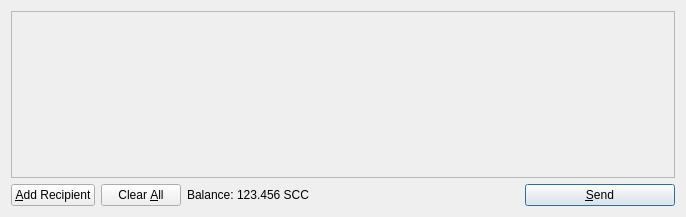
<?xml version="1.0" encoding="UTF-8"?>
<ui version="4.0">
 <class>SendCoinsDialog</class>
 <widget class="QDialog" name="SendCoinsDialog">
  <property name="geometry">
   <rect>
    <x>0</x>
    <y>0</y>
    <width>686</width>
    <height>217</height>
   </rect>
  </property>
  <property name="windowTitle">
   <string>Send Coins</string>
  </property>
  <layout class="QVBoxLayout" name="verticalLayout">
   <item>
    <widget class="QScrollArea" name="scrollArea">
     <property name="widgetResizable">
      <bool>true</bool>
     </property>
     <widget class="QWidget" name="scrollAreaWidgetContents">
      <property name="geometry">
       <rect>
        <x>0</x>
        <y>0</y>
        <width>666</width>
        <height>165</height>
       </rect>
      </property>
      <layout class="QVBoxLayout" name="verticalLayout_2">
       <property name="margin">
        <number>0</number>
       </property>
       <item>
        <layout class="QVBoxLayout" name="entries">
         <property name="spacing">
          <number>6</number>
         </property>
        </layout>
       </item>
       <item>
        <spacer name="verticalSpacer">
         <property name="orientation">
          <enum>Qt::Vertical</enum>
         </property>
         <property name="sizeHint" stdset="0">
          <size>
           <width>20</width>
           <height>40</height>
          </size>
         </property>
        </spacer>
       </item>
      </layout>
     </widget>
    </widget>
   </item>
   <item>
    <layout class="QHBoxLayout" name="horizontalLayout">
     <item>
      <widget class="QPushButton" name="addButton">
       <property name="toolTip">
        <string>Send to multiple recipients at once</string>
       </property>
       <property name="text">
        <string>&amp;Add Recipient</string>
       </property>
       <property name="icon">
        <iconset resource="../bitcoin.qrc">
         <normaloff>:/icons/add</normaloff>:/icons/add</iconset>
       </property>
       <property name="autoDefault">
        <bool>false</bool>
       </property>
      </widget>
     </item>
     <item>
      <widget class="QPushButton" name="clearButton">
       <property name="sizePolicy">
        <sizepolicy hsizetype="Minimum" vsizetype="Fixed">
         <horstretch>0</horstretch>
         <verstretch>0</verstretch>
        </sizepolicy>
       </property>
       <property name="toolTip">
        <string>Remove all transaction fields</string>
       </property>
       <property name="text">
        <string>Clear &amp;All</string>
       </property>
       <property name="icon">
        <iconset resource="../bitcoin.qrc">
         <normaloff>:/icons/remove</normaloff>:/icons/remove</iconset>
       </property>
       <property name="autoRepeatDelay">
        <number>300</number>
       </property>
       <property name="autoDefault">
        <bool>false</bool>
       </property>
      </widget>
     </item>
     <item>
      <layout class="QHBoxLayout" name="horizontalLayout_2">
       <property name="spacing">
        <number>3</number>
       </property>
       <item>
        <widget class="QLabel" name="label">
         <property name="text">
          <string>Balance:</string>
         </property>
        </widget>
       </item>
       <item>
        <widget class="QLabel" name="labelBalance">
         <property name="cursor">
          <cursorShape>IBeamCursor</cursorShape>
         </property>
         <property name="text">
          <string>123.456 SCC</string>
         </property>
         <property name="textInteractionFlags">
          <set>Qt::LinksAccessibleByMouse|Qt::TextSelectableByKeyboard|Qt::TextSelectableByMouse</set>
         </property>
        </widget>
       </item>
      </layout>
     </item>
     <item>
      <spacer name="horizontalSpacer">
       <property name="orientation">
        <enum>Qt::Horizontal</enum>
       </property>
       <property name="sizeHint" stdset="0">
        <size>
         <width>40</width>
         <height>20</height>
        </size>
       </property>
      </spacer>
     </item>
     <item>
      <widget class="QPushButton" name="sendButton">
       <property name="minimumSize">
        <size>
         <width>150</width>
         <height>0</height>
        </size>
       </property>
       <property name="toolTip">
        <string>Confirm the send action</string>
       </property>
       <property name="text">
        <string>&amp;Send</string>
       </property>
       <property name="icon">
        <iconset resource="../bitcoin.qrc">
         <normaloff>:/icons/send</normaloff>:/icons/send</iconset>
       </property>
       <property name="default">
        <bool>true</bool>
       </property>
      </widget>
     </item>
    </layout>
   </item>
  </layout>
 </widget>
 <resources>
  <include location="../bitcoin.qrc"/>
 </resources>
 <connections/>
</ui>
